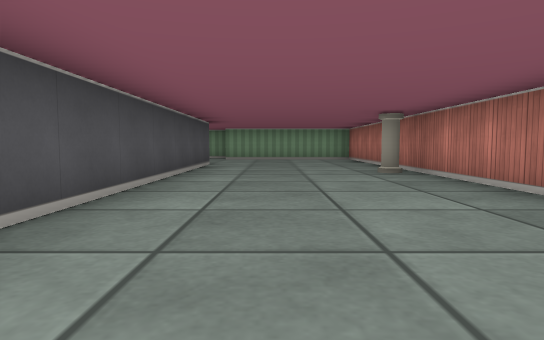
view 1 (above)

18 first-person views from a walk through a cub3D level. The camera is about half as high as the walls, tilts 4° down and sees 75° across. The floor is counted in squares. Each view is taken from the middle of a square. On the plan, view 1 faces up. The plan holds only what a view shows up to about 9 squares ahead; the rest is blank. The place goes on beyond the plan.

view 2
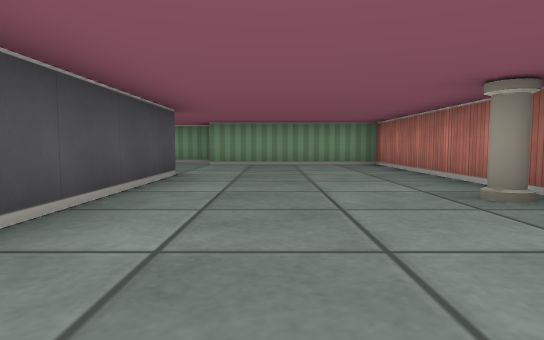

view 3
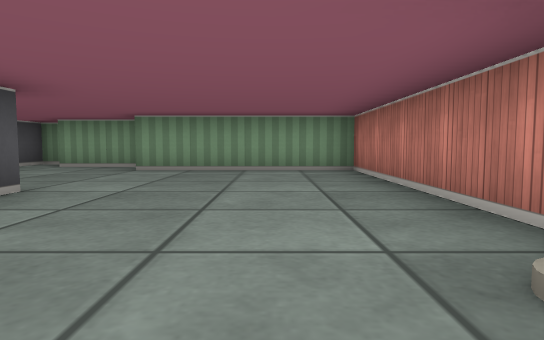

view 4
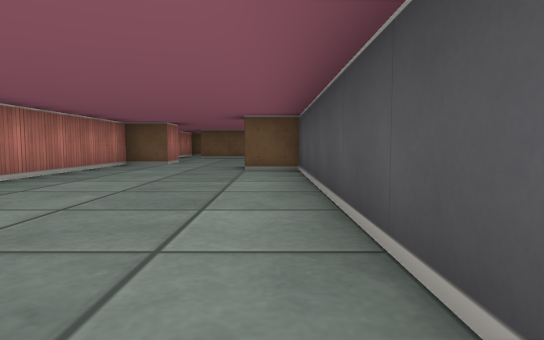

view 5
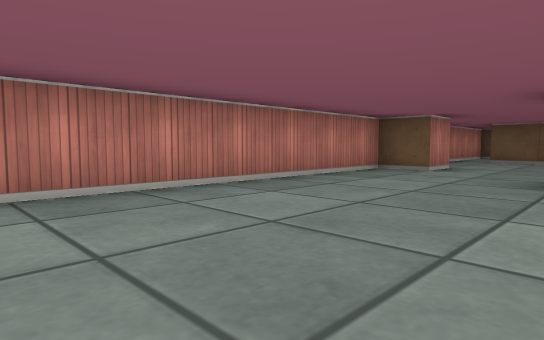

view 6
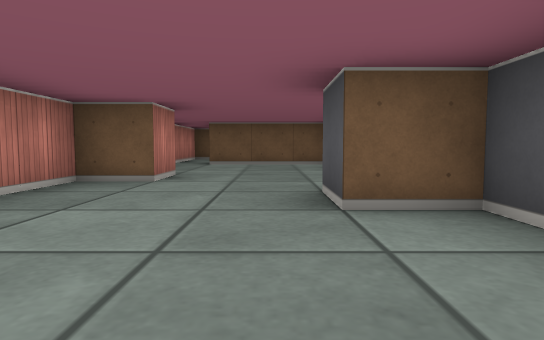

view 7
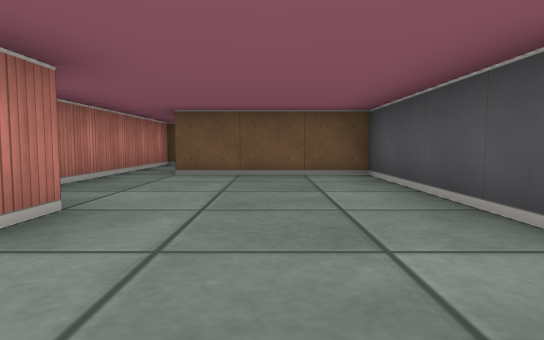

view 8
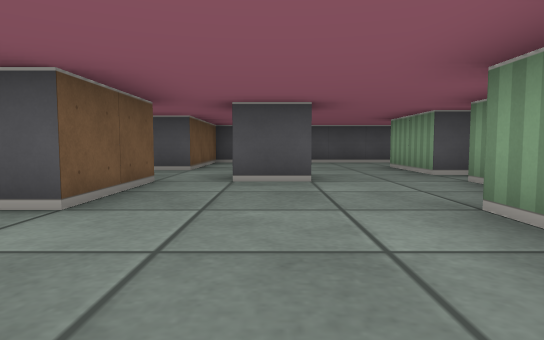

view 9
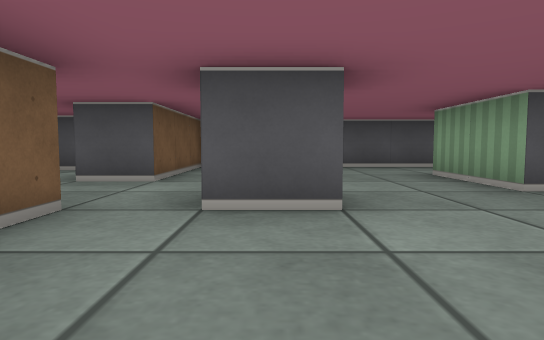

view 10
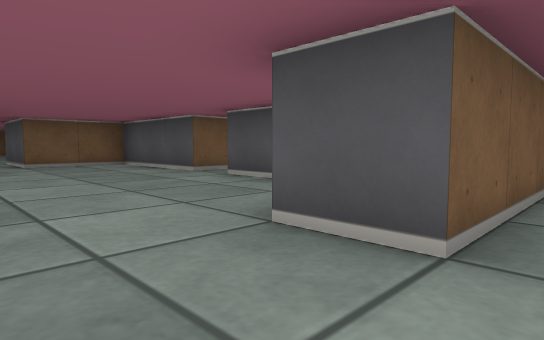

view 11
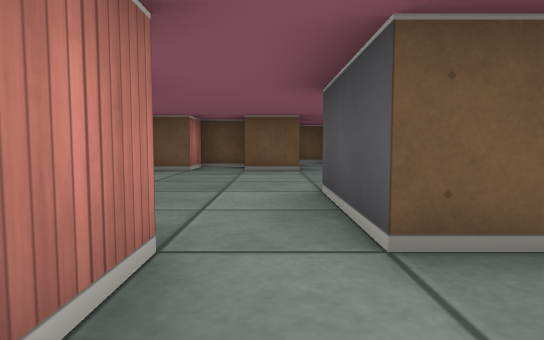

view 12
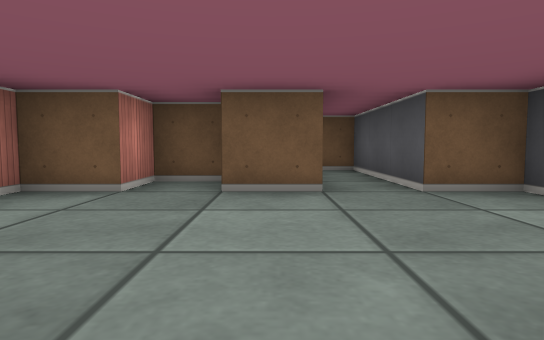

view 13
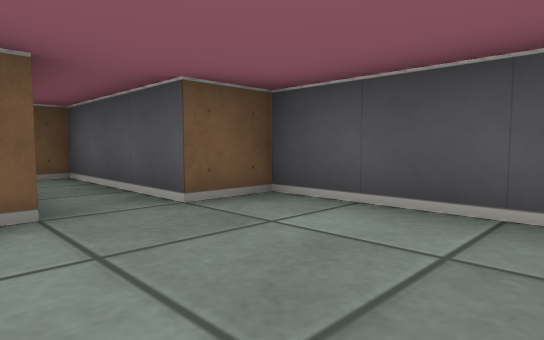

view 14
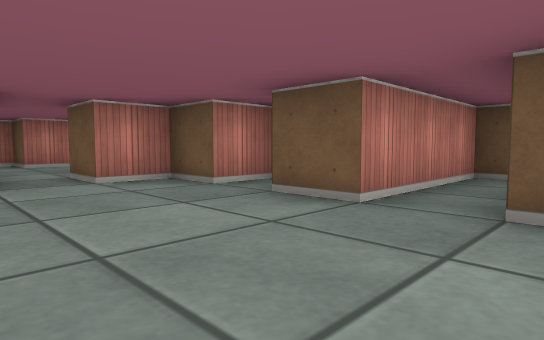

view 15
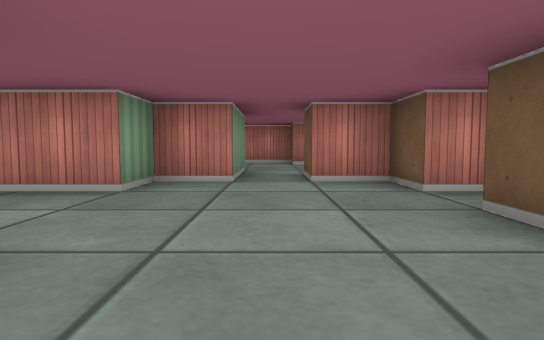

view 16
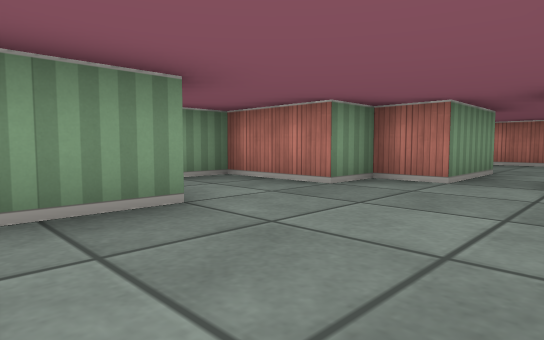

view 17
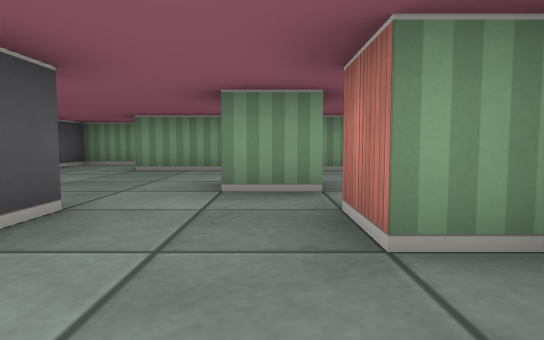

view 18
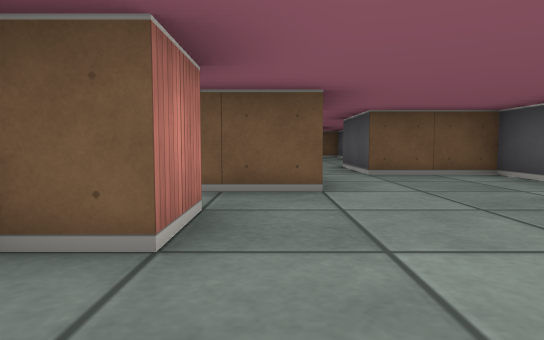

### Floor plan
Points are (right, up) in squares from view 1. A wall is a line through its corners. A room is listed if a view was taken in it or the views show most of it. See-through windows are left out.
Room 1 (views 1, 2, 3, 4, 5, 6, 7, 8, 9, 10)
walls: (-3.5, 7.5) (-3.5, 8.5) (-1.5, 8.5) (-1.5, -1.5) (-0.5, -1.5) (-0.5, -2.5) (-2.5, -2.5); (-3.5, 10.6) (-3.5, 9.5) (-4.5, 9.5); (-1.9, 12.5) (-3.5, 12.5); (-8.5, 8.5) (-5.5, 8.5) (-5.5, 7.5); (-4, 13.5) (-4.5, 13.5) (-4.5, 12.5) (-6.5, 12.5); (-2.5, -3.5) (-1.5, -3.5); (1.5, -3.5) (2.5, -3.5) (2.5, 11.5) (-1.5, 11.5); (-7.2, 14.5) (-8.5, 14.5) (-8.5, 11.5)
ways out: opening at (-4.5, 8) to room 2; opening at (-2, -3) to room 3; opening at (0, -3) to room 4
objects: pillar (2, 6)
Room 2 (views 11, 17, 18)
walls: (-4.6, 2.5) (-3.2, 2.5); (-8.4, 3.5) (-7.5, 3.5) (-7.5, 0.5) (-5.5, 0.5); (-3.5, 3.5) (-3.5, 4.5) (-2.8, 4.5); (-7.5, 6.5) (-7.5, 4.5); (-4.5, 0.5) (-4.5, 1.4); (-2.8, 7.5) (-3.5, 7.5)
ways out: opening at (-4.5, 8) to room 1; opening at (-5, 0) to room 3; opening at (-8.5, 4)
Room 3 (views 12, 13, 14, 15, 16)
walls: (-4.5, -5.5) (-3.5, -5.5) (-3.5, -4.5) (-2.5, -4.5) (-2.5, -3.5); (-2.5, -2.5) (-2.5, -1.5) (-3.5, -1.5) (-3.5, 0.5) (-4.5, 0.5); (-7.5, -2.2) (-7.5, -4.5) (-6.5, -4.5) (-6.5, -7.5) (-5.5, -7.5) (-5.5, -4.5) (-4.5, -4.5); (-5.5, 0.5) (-5.5, -1.5) (-6.8, -1.5)
ways out: opening at (-2, -3) to room 1; opening at (-5, 0) to room 2
Room 4 (no view inside)
walls: (1.5, -4.6) (1.5, -3.5); (-1.5, -3.9) (-1.5, -7.5) (1.5, -7.5); (2.5, -10.5) (2.5, -6.1)
ways out: opening at (0, -3) to room 1

Positions as (right, up) in squares from view 1, and headings:
1: (0, 0), facing up
2: (0, 3), facing up
3: (1, 5), facing up
4: (-1, 5), facing down
5: (-1, 3), facing down-right
6: (0, 1), facing down
7: (0, -2), facing down
8: (1, 10), facing left
9: (-1, 10), facing left
10: (-4, 9), facing down-left
11: (-5, 2), facing down
12: (-5, -1), facing down
13: (-5, -2), facing down-left
14: (-7, -2), facing down-right
15: (-7, -3), facing right
16: (-7, -4), facing up-right
17: (-4, 6), facing up
18: (-4, 6), facing down
